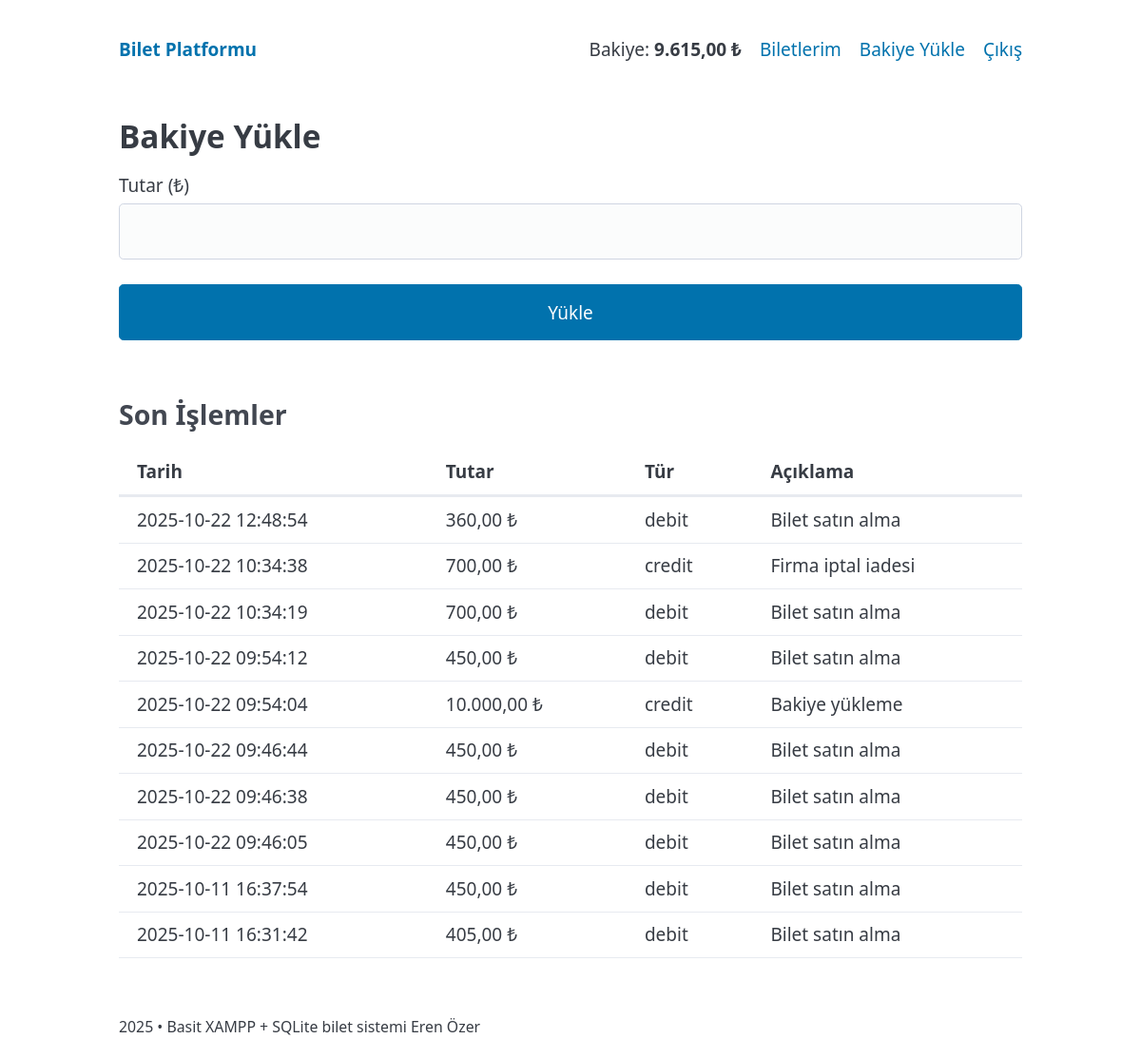
The page /index.php?r=wallet (signed in) on the database its author committed.
### tables this page shows
CREATE TABLE users (
        id INTEGER PRIMARY KEY AUTOINCREMENT,
        name TEXT NOT NULL,
        email TEXT NOT NULL UNIQUE,
        password_hash TEXT NOT NULL,
        role TEXT NOT NULL CHECK(role IN ('user','firm_admin','admin')),
        credit REAL NOT NULL DEFAULT 0,
        created_at TEXT NOT NULL DEFAULT CURRENT_TIMESTAMP
    , active INTEGER NOT NULL DEFAULT 1);

CREATE TABLE wallet_tx (
        id INTEGER PRIMARY KEY AUTOINCREMENT,
        user_id INTEGER NOT NULL,
        amount REAL NOT NULL,
        type TEXT NOT NULL CHECK(type IN ('credit','debit')),
        reason TEXT,
        ref_id INTEGER,
        created_at TEXT NOT NULL DEFAULT CURRENT_TIMESTAMP,
        FOREIGN KEY(user_id) REFERENCES users(id) ON DELETE CASCADE
    );

### app/auth.php (called while the page is built, shortened)
<?php
function current_user(): ?array {
  $pdo = db();
  $s = $pdo->prepare('SELECT * FROM users WHERE id=?');
  $s->execute([$_SESSION['uid']]);
  $u = $s->fetch(PDO::FETCH_ASSOC);
  return $u ?: null;
}
?>

### views/wallet/index.php (the view, shortened to what this page needs)
<h2>Bakiye Yükle</h2>
<form method="post" action="index.php?r=wallet">
  <label>Tutar (₺)
    <input name="amount" type="number" step="0.01" min="1" required>
  </label>
  <button type="submit">Yükle</button>
</form>
<h3>Son İşlemler</h3>
<table>
  <thead><tr><th>Tarih</th><th>Tutar</th><th>Tür</th><th>Açıklama</th></tr></thead>
  <tbody>
  <?php foreach(($txs??[]) as $t): ?>
    <tr>
      <td><?= e($t['created_at']) ?></td>
      <td><?= e(money_fmt($t['amount'])) ?></td>
      <td><?= e($t['type']) ?></td>
      <td><?= e($t['reason']??'') ?></td>
    </tr>
  <?php endforeach; ?>
  </tbody>
</table>

### views/layout/header.php (shortened to what this page needs)
<?php $u = current_user(); ?>
<!doctype html>
<html lang="tr">
<head>
  <link rel="stylesheet" href="https://cdn.jsdelivr.net/npm/@picocss/pico@2/css/pico.min.css">
</head>
<body>
<header class="container">
  <nav>
    <ul>
      <li><strong><a href="index.php?r=home">Bilet Platformu</a></strong></li>
    </ul>
    <ul>
      <?php if ($u): ?>
        <?php if ($u['role'] === 'user'): ?>
          <li>Bakiye: <strong><?= e(money_fmt($u['credit'])) ?></strong></li>
          <li><a href="index.php?r=my-tickets">Biletlerim</a></li>
          <li><a href="index.php?r=wallet">Bakiye Yükle</a></li>
        <?php endif; ?>
        <li><a href="index.php?r=logout">Çıkış</a></li>
      <?php else: ?>
        <li><a href="index.php?r=login">Giriş</a></li>
        <li><a href="index.php?r=register">Kayıt Ol</a></li>
      <?php endif; ?>
    </ul>
  </nav>
</header>
<main class="container">

### views/layout/header.php (style rules this page uses)
:root { --seat:44px;--gap:10px;--aisle:16px }

### rows shown on the page
users: credit "9.615,00 ₺"
wallet_tx: created_at "2025-10-22 12:48:54", amount "360,00 ₺", type "debit", reason "Bilet satın alma"
wallet_tx: created_at "2025-10-22 10:34:38", amount "700,00 ₺", type "credit", reason "Firma iptal iadesi"
wallet_tx: created_at "2025-10-22 10:34:19", amount "700,00 ₺", type "debit", reason "Bilet satın alma"
wallet_tx: created_at "2025-10-22 09:54:12", amount "450,00 ₺", type "debit", reason "Bilet satın alma"
wallet_tx: created_at "2025-10-22 09:54:04", amount "10.000,00 ₺", type "credit", reason "Bakiye yükleme"
wallet_tx: created_at "2025-10-22 09:46:44", amount "450,00 ₺", type "debit", reason "Bilet satın alma"
wallet_tx: created_at "2025-10-22 09:46:38", amount "450,00 ₺", type "debit", reason "Bilet satın alma"
wallet_tx: created_at "2025-10-22 09:46:05", amount "450,00 ₺", type "debit", reason "Bilet satın alma"
wallet_tx: created_at "2025-10-11 16:37:54", amount "450,00 ₺", type "debit", reason "Bilet satın alma"
wallet_tx: created_at "2025-10-11 16:31:42", amount "405,00 ₺", type "debit", reason "Bilet satın alma"
